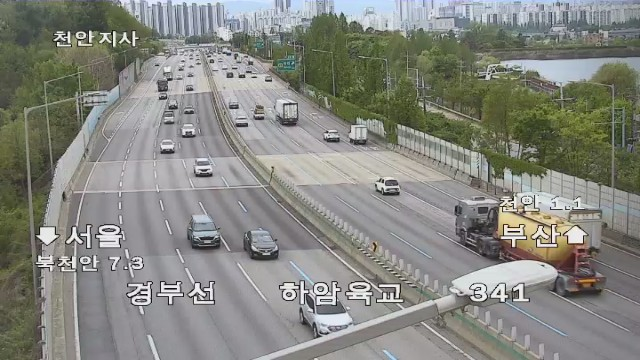
#> input picture backend_flask/modules/monitoring/flow_maps/[경부선] 하암육교_reverse/ref_frame.jpg, 640 x 360 px
$ python -i flow_map_matcher.py   (imports and definitions only)
#> lines starting #> are read from the running program, lines starting #| are printed output that depends on the picture
#> further down, picture is the input picture: shape (360, 640, 3); mean B, G, R 128.3, 134.9, 133.7
# 파일 경로: modules/monitoring/detector_modules/flow_map_matcher.py
# 역할: 현재 카메라 프레임과 저장된 ref_frame_*.jpg 스냅샷을 비교해
#        가장 유사한 flow_map을 자동 선택한다. (134차: 동일 도로 다른 카메라 오매칭 차단)
# 의존성: cv2, numpy, json (표준 환경)

import cv2    # OpenCV — 이미지 처리·비교
import json   # 메타 JSON 직렬화·역직렬화
import re     # 도로 접두어 추출 (끝 숫자 제거)
import numpy as np   # 배열 연산
from pathlib import Path     # 파일 경로 처리
from datetime import datetime  # 타임스탬프 파일명 생성용


# ── 매칭에 사용할 축소 해상도 (속도·정확도 균형) ─────────────────────────
_MATCH_SIZE = (128, 128)   # 두 프레임 모두 이 크기로 리사이즈 후 비교


# [179 lines left out: functions _score_orb, _score_hist, _score_edge_structure, _score_spatial_hist, _score_static_region, _coverage_iou, not called in this run]


def _estimate_scene_flow_hint(frame: np.ndarray,
                              prev_frame: "np.ndarray | None" = None
                              ) -> "tuple[float, float] | None":
    """현재 장면의 지배적 교통 흐름 방향을 추정한다.

    전략 1 (우선): prev_frame이 있고 차량 이동이 감지되면 Farneback optical flow 사용.
    전략 2 (fallback): 현재 프레임에서 차선 마킹을 Hough 변환으로 검출 → 차선 각도.

    차량이 정체 중이라도 차선 마킹은 프레임에 남아 있으므로 전략 2는 정체 상황에서도 동작.

    Returns
    -------
    (dx, dy) 정규화 방향 벡터 또는 None (추정 실패).
    """
    # ── 전략 1: Farneback optical flow ─────────────────────────────────
    if prev_frame is not None:
        _sz = (64, 64)
        g1 = cv2.resize(cv2.cvtColor(prev_frame, cv2.COLOR_BGR2GRAY), _sz)
        g2 = cv2.resize(cv2.cvtColor(frame,      cv2.COLOR_BGR2GRAY), _sz)
        try:
            _of = cv2.calcOpticalFlowFarneback(
                g1, g2, None, 0.5, 3, 7, 3, 5, 1.2, 0
            )
            _dx = float(np.median(_of[..., 0]))  # x방향 중앙값 흐름
            _dy = float(np.median(_of[..., 1]))  # y방향 중앙값 흐름
            _mag = np.sqrt(_dx**2 + _dy**2)
            if _mag >= 0.5:                       # 유효한 이동량이면 사용
                return (_dx / _mag, _dy / _mag)
        except Exception:
            pass

    # ── 전략 2: Hough 차선 검출 ─────────────────────────────────────────
    # 이미지 하단 50%(도로 영역)에서 차선 마킹 각도를 추출한다.
    # 차선은 차량 이동 방향과 평행 → 차선 각도 ≈ 흐름 방향 각도.
    try:
        _h, _w = frame.shape[:2]
        _roi = frame[int(_h * 0.40): int(_h * 0.92), :]   # 도로 ROI (상단 배경 제거)
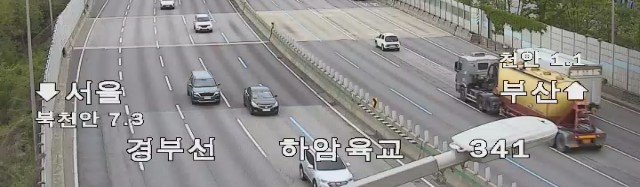
#> _roi: shape (187, 640, 3); mean B, G, R 136.7, 140.1, 141.8
        _gray = cv2.cvtColor(_roi, cv2.COLOR_BGR2GRAY)
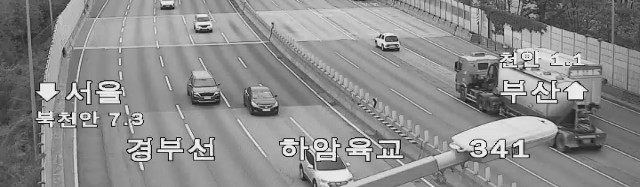
#> _gray: shape (187, 640); min 3, max 252, mean 140.2
        _edges = cv2.Canny(_gray, 40, 120, apertureSize=3)
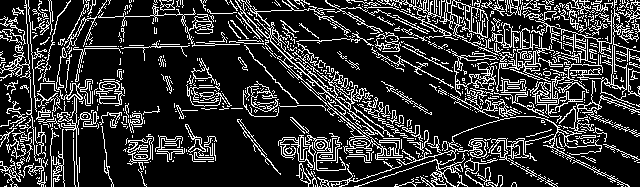
#> _edges: shape (187, 640); 19.6% white in thin lines or dots
        _lines = cv2.HoughLinesP(
            _edges, 1, np.pi / 180,
            threshold=20, minLineLength=20, maxLineGap=15
        )
        if _lines is not None:
            _angles = []
            for _ln in _lines:
                _x1, _y1, _x2, _y2 = _ln[0]
                _angles.append(float(np.arctan2(_y2 - _y1, _x2 - _x1)))
#> this loop made 758 passes
#> _ln on passes 1 to 3: [[205, 109, 382, 103]], [[7, 149, 76, 148]], [[265, 42, 639, 29]]
            if len(_angles) >= 4:                          # 최소 4개 선분 필요
                _med = float(np.median(_angles))
                return (float(np.cos(_med)), float(np.sin(_med)))
    except Exception:
        pass

    return None   # 추정 실패


# [139 lines left out: functions _load_flow_dir, _load_coverage_mask, score_frames, _road_prefix, not called in this run]


class FlowMapMatcher:
    """저장된 flow_map 폴더들 중 현재 화면과 가장 유사한 것을 선택한다.

    같은 도로 그룹(카메라 ID 끝 숫자를 제거한 접두어가 동일)의 폴더만 탐색한다.
    예) "달래내2"가 호출 카메라이면 "달래내1", "달래내3"만 후보, 타 도로는 제외.

    Parameters
    ----------
    flow_maps_root : Path
        flow_maps/ 루트 폴더.
    min_score : float
        이 점수 미만이면 매칭 실패로 판단 (새로 학습).
    """

    def __init__(self, flow_maps_root: Path, min_score: float = 0.73):
        self.root      = flow_maps_root  # flow_maps/ 루트 디렉터리
        self.min_score = min_score       # 매칭 성공 최소 임계값

    # [308 lines left out: functions _candidates, find_best, save_ref_frame, save_flow_snapshot, load_snapshot_meta, find_best_snapshot, not called in this run]

>>> import cv2
>>> picture = cv2.imread('../flow_maps/[경부선] 하암육교_reverse/ref_frame.jpg')
>>> result = _estimate_scene_flow_hint(picture)
#> result = (1, 0.0166)
